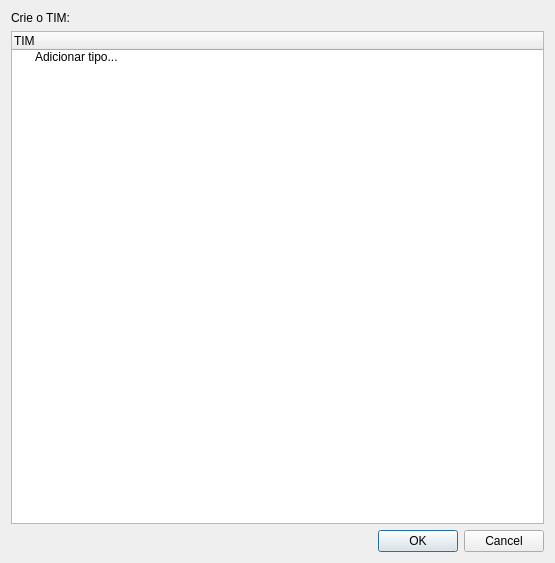
<?xml version="1.0" encoding="UTF-8"?>
<ui version="4.0">
 <class>orgTIMDialog</class>
 <widget class="QDialog" name="orgTIMDialog">
  <property name="geometry">
   <rect>
    <x>0</x>
    <y>0</y>
    <width>555</width>
    <height>563</height>
   </rect>
  </property>
  <property name="windowTitle">
   <string>Criando TIM</string>
  </property>
  <layout class="QVBoxLayout" name="verticalLayout">
   <item>
    <widget class="QLabel" name="orgTIMLabel">
     <property name="text">
      <string>Crie o TIM:</string>
     </property>
    </widget>
   </item>
   <item>
    <widget class="QTreeWidget" name="TIMTreeWidget">
     <column>
      <property name="text">
       <string>TIM</string>
      </property>
     </column>
     <item>
      <property name="text">
       <string>Adicionar tipo...</string>
      </property>
     </item>
    </widget>
   </item>
   <item>
    <widget class="QDialogButtonBox" name="buttonBox">
     <property name="orientation">
      <enum>Qt::Horizontal</enum>
     </property>
     <property name="standardButtons">
      <set>QDialogButtonBox::Cancel|QDialogButtonBox::Ok</set>
     </property>
    </widget>
   </item>
  </layout>
 </widget>
 <resources/>
 <connections>
  <connection>
   <sender>buttonBox</sender>
   <signal>accepted()</signal>
   <receiver>orgTIMDialog</receiver>
   <slot>accept()</slot>
   <hints>
    <hint type="sourcelabel">
     <x>248</x>
     <y>254</y>
    </hint>
    <hint type="destinationlabel">
     <x>157</x>
     <y>274</y>
    </hint>
   </hints>
  </connection>
  <connection>
   <sender>buttonBox</sender>
   <signal>rejected()</signal>
   <receiver>orgTIMDialog</receiver>
   <slot>reject()</slot>
   <hints>
    <hint type="sourcelabel">
     <x>316</x>
     <y>260</y>
    </hint>
    <hint type="destinationlabel">
     <x>286</x>
     <y>274</y>
    </hint>
   </hints>
  </connection>
 </connections>
</ui>
